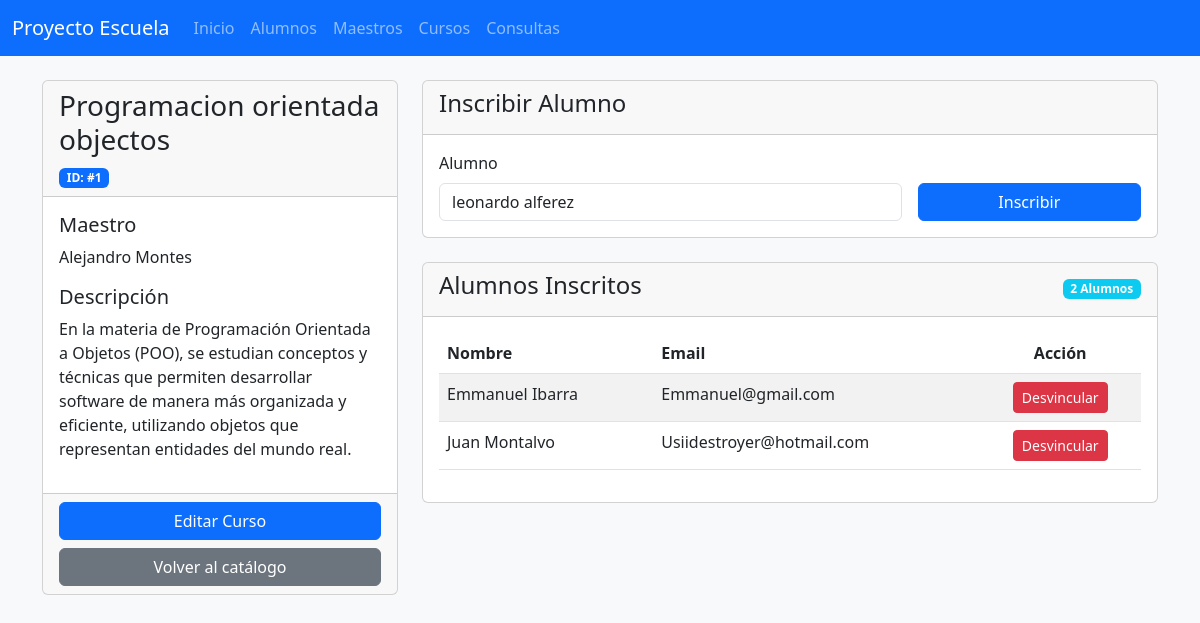
/cursos/detalles?id=1, run on the app's committed database.
### models.py (models this page shows, shortened)
class Curso(db.Model):
    __tablename__ = 'cursos'
    id = db.Column(db.Integer, primary_key=True)
    nombre = db.Column(db.String(150), nullable=False)
    descripcion = db.Column(db.Text)
    maestro_id = db.Column(
        db.Integer,
        db.ForeignKey('maestros.matricula'),
        nullable=False
    )
    maestro = db.relationship('Maestros', back_populates='cursos')
    inscripciones = db.relationship('Inscripcion', back_populates='curso', cascade='all, delete-orphan')
    @property
    def alumnos(self):
        return [i.alumno for i in self.inscripciones]

class Maestros(db.Model):
    __tablename__ = 'maestros'
    matricula = db.Column(db.Integer, primary_key=True)
    nombre = db.Column(db.String(50), nullable=False)
    apellidos = db.Column(db.String(50), nullable=False)
    especialidad = db.Column(db.String(50), nullable=False)
    email = db.Column(db.String(50), nullable=False)
    cursos = db.relationship('Curso', back_populates='maestro', cascade='all, delete-orphan')

class Alumnos(db.Model):
    __tablename__ = 'alumnos'
    id = db.Column(db.Integer, primary_key=True)
    nombre = db.Column(db.String(250), nullable=False)
    apaterno = db.Column(db.String(50), nullable=False)
    amaterno = db.Column(db.String(150), nullable=False)
    edad = db.Column(db.Integer, nullable=False)
    email = db.Column(db.String(50), nullable=False)
    created_date = db.Column(db.DateTime, default=datetime.datetime.now)
    inscripciones = db.relationship('Inscripcion', back_populates='alumno', cascade='all, delete-orphan')

### cursos/routes.py (the view, shortened to what this page needs)
@cursos_bp.route("/cursos/detalles", methods=['GET', 'POST'])
def detalles_curso():
    id_str = request.args.get('id')
    id = int(id_str) if id_str else None
    curso = db.session.get(Curso, id) if id else None
    if not curso:
        flash("Curso no encontrado")
        return redirect(url_for('cursos.lista_cursos'))
    enroll_form = forms.InscripcionForm(request.form)
    enrolled_ids = [a.id for a in curso.alumnos]
    available_students = Alumnos.query.filter(~Alumnos.id.in_(enrolled_ids) if enrolled_ids else True).all()
    enroll_form.alumno_id.choices = [(s.id, f"{s.nombre} {s.apaterno}") for s in available_students]
    enroll_form.curso_id.data = curso.id
    return render_template(
        'cursos/detalles.html',
        curso=curso,
        enroll_form=enroll_form
    )

### forms.py
class InscripcionForm(FlaskForm):
    alumno_id = SelectField('Alumno', coerce=int, validators=[
        validators.DataRequired(message="Debe seleccionar un alumno")
    ])
    curso_id = HiddenField('Curso')

### templates/cursos/detalles.html (shortened to what this page needs)
{% extends "layout.html" %}
{% block container %}
<div class="row">
    <div class="col-md-4">
        <div class="card mb-4">
            <div class="card-header">
                <h3>{{ curso.nombre }}</h3>
                <span class="badge bg-primary">ID: #{{ curso.id }}</span>
            </div>
            <div class="card-body">
                <div class="mb-3">
                    <h5>Maestro</h5>
                    <p>{{ curso.maestro.nombre }} {{ curso.maestro.apellidos }}</p>
                </div>
                <div class="mb-3">
                    <h5>Descripción</h5>
                    <p>{{ curso.descripcion }}</p>
                </div>
            </div>
            <div class="card-footer">
                <a href="{{ url_for('cursos.modificar_curso', id=curso.id) }}" class="btn btn-primary w-100 mb-2">Editar Curso</a>
                <a href="{{ url_for('cursos.lista_cursos') }}" class="btn btn-secondary w-100">Volver al catálogo</a>
            </div>
        </div>
    </div>
    <div class="col-md-8">
        <div class="card mb-4">
            <div class="card-header">
                <h4>Inscribir Alumno</h4>
            </div>
            <div class="card-body">
                <form method="POST" class="row g-3">
                    <div class="col-md-8">
                        {{ enroll_form.alumno_id.label(class="form-label") }}
                        {{ enroll_form.alumno_id(class="form-control") }}
                    </div>
                    <div class="col-md-4 d-flex align-items-end">
                        <button type="submit" class="btn btn-primary w-100">Inscribir</button>
                    </div>
                </form>
            </div>
        </div>
        <div class="card">
            <div class="card-header d-flex justify-content-between align-items-center">
                <h4>Alumnos Inscritos</h4>
                <span class="badge bg-info">{{ curso.alumnos|length }} Alumnos</span>
            </div>
            <div class="card-body">
                <table class="table table-striped">
                    <thead>
                        <tr>
                            <th>Nombre</th>
                            <th>Email</th>
                            <th class="text-center">Acción</th>
                        </tr>
                    </thead>
                    <tbody>
                        {% for alum in curso.alumnos %}
                        <tr>
                            <td>{{ alum.nombre }} {{ alum.apaterno }}</td>
                            <td>{{ alum.email }}</td>
                            <td class="text-center">
                                <form action="{{ url_for('cursos.desvincular_alumno') }}" method="POST" class="d-inline">
                                    <button type="submit" class="btn btn-danger btn-sm" title="Desvincular">Desvincular</button>
                                </form>
                            </td>
                        </tr>
                        {% endfor %}
                    </tbody>
                </table>
            </div>
        </div>
    </div>
</div>
{% endblock %}

### data on the page
Curso: nombre "Programacion orientada objectos", id "1", descripcion "En la materia de Programación Orientada a Objetos (POO), se estudian conceptos y técnicas que permiten desarrollar software de manera más organizada y eficiente, utilizando objetos que representan entidades del mundo real."
Maestros: maestro.nombre "Alejandro", maestro.apellidos "Montes"
Alumnos: nombre "Emmanuel", apaterno "Ibarra", email "Emmanuel@gmail.com"
Alumnos: nombre "Juan", apaterno "Montalvo", email "Usiidestroyer@hotmail.com"

### other printed values
{{ enroll_form.alumno_id.label(class="form-label") }} "Alumno"
{{ curso.alumnos|length }} "2"
